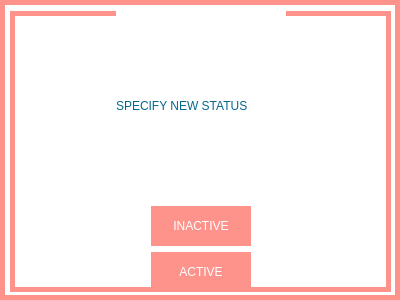
<?xml version="1.0" encoding="UTF-8"?>
<ui version="4.0">
 <class>Dialog</class>
 <widget class="QDialog" name="Dialog">
  <property name="geometry">
   <rect>
    <x>0</x>
    <y>0</y>
    <width>400</width>
    <height>300</height>
   </rect>
  </property>
  <property name="windowTitle">
   <string>Dialog</string>
  </property>
  <widget class="QGroupBox" name="groupBox_2">
   <property name="geometry">
    <rect>
     <x>0</x>
     <y>0</y>
     <width>400</width>
     <height>300</height>
    </rect>
   </property>
   <property name="minimumSize">
    <size>
     <width>400</width>
     <height>300</height>
    </size>
   </property>
   <property name="maximumSize">
    <size>
     <width>400</width>
     <height>300</height>
    </size>
   </property>
   <property name="styleSheet">
    <string notr="true">background-color: rgb(255, 255, 255);
border: 5px solid;
border-color: #FE938C;</string>
   </property>
   <property name="title">
    <string/>
   </property>
   <widget class="QWidget" name="layoutWidget">
    <property name="geometry">
     <rect>
      <x>10</x>
      <y>11</y>
      <width>381</width>
      <height>281</height>
     </rect>
    </property>
    <layout class="QVBoxLayout" name="verticalLayout_2">
     <item>
      <layout class="QHBoxLayout" name="horizontalLayout_6">
       <item>
        <spacer name="horizontalSpacer_5">
         <property name="orientation">
          <enum>Qt::Horizontal</enum>
         </property>
         <property name="sizeHint" stdset="0">
          <size>
           <width>40</width>
           <height>20</height>
          </size>
         </property>
        </spacer>
       </item>
       <item>
        <widget class="QLabel" name="label_14">
         <property name="minimumSize">
          <size>
           <width>170</width>
           <height>40</height>
          </size>
         </property>
         <property name="maximumSize">
          <size>
           <width>170</width>
           <height>16777215</height>
          </size>
         </property>
         <property name="styleSheet">
          <string notr="true">font: 12pt &quot;Stencil&quot;;
color:  rgb(5, 102, 141);
border: 0px;</string>
         </property>
         <property name="text">
          <string>SPECIFY NEW STATUS</string>
         </property>
        </widget>
       </item>
       <item>
        <spacer name="horizontalSpacer_6">
         <property name="orientation">
          <enum>Qt::Horizontal</enum>
         </property>
         <property name="sizeHint" stdset="0">
          <size>
           <width>40</width>
           <height>20</height>
          </size>
         </property>
        </spacer>
       </item>
      </layout>
     </item>
     <item>
      <layout class="QHBoxLayout" name="horizontalLayout_11">
       <item>
        <spacer name="horizontalSpacer_9">
         <property name="orientation">
          <enum>Qt::Horizontal</enum>
         </property>
         <property name="sizeHint" stdset="0">
          <size>
           <width>40</width>
           <height>20</height>
          </size>
         </property>
        </spacer>
       </item>
       <item>
        <widget class="QPushButton" name="sendReviewButton_3">
         <property name="minimumSize">
          <size>
           <width>100</width>
           <height>40</height>
          </size>
         </property>
         <property name="styleSheet">
          <string notr="true">background-color: rgb(254, 147, 140);
font: 15pt  &quot;Stencil&quot;;
color: white;</string>
         </property>
         <property name="text">
          <string>INACTIVE</string>
         </property>
        </widget>
       </item>
       <item>
        <spacer name="horizontalSpacer_10">
         <property name="orientation">
          <enum>Qt::Horizontal</enum>
         </property>
         <property name="sizeHint" stdset="0">
          <size>
           <width>40</width>
           <height>20</height>
          </size>
         </property>
        </spacer>
       </item>
      </layout>
     </item>
     <item>
      <layout class="QHBoxLayout" name="horizontalLayout_10">
       <item>
        <spacer name="horizontalSpacer_7">
         <property name="orientation">
          <enum>Qt::Horizontal</enum>
         </property>
         <property name="sizeHint" stdset="0">
          <size>
           <width>40</width>
           <height>20</height>
          </size>
         </property>
        </spacer>
       </item>
       <item>
        <widget class="QPushButton" name="sendReviewButton_2">
         <property name="minimumSize">
          <size>
           <width>100</width>
           <height>40</height>
          </size>
         </property>
         <property name="styleSheet">
          <string notr="true">background-color: rgb(254, 147, 140);
font: 15pt  &quot;Stencil&quot;;
color: white;</string>
         </property>
         <property name="text">
          <string>ACTIVE</string>
         </property>
        </widget>
       </item>
       <item>
        <spacer name="horizontalSpacer_8">
         <property name="orientation">
          <enum>Qt::Horizontal</enum>
         </property>
         <property name="sizeHint" stdset="0">
          <size>
           <width>40</width>
           <height>20</height>
          </size>
         </property>
        </spacer>
       </item>
      </layout>
     </item>
    </layout>
   </widget>
  </widget>
 </widget>
 <resources/>
 <connections/>
</ui>
